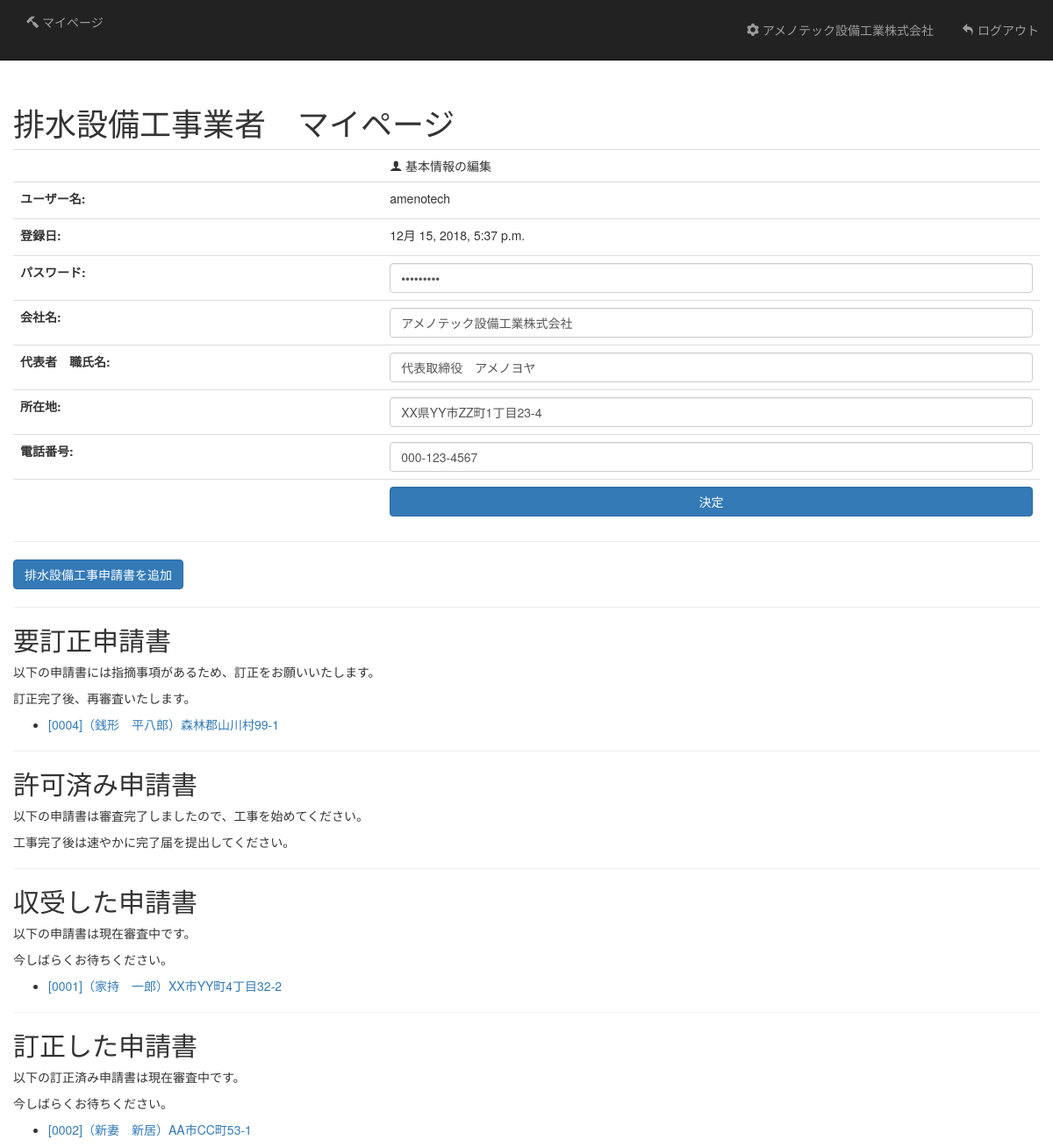
The page /mypage/ (signed in) on the database its author committed.
### pyapp/models.py (models this page shows, shortened)
class ConstractorInfo(models.Model):
    username = models.CharField('ユーザー名', max_length=32)
    password = models.CharField('パスワード', max_length=32)
    registered = models.DateTimeField('登録日', default=datetime.datetime.now)
    constractor = models.CharField('会社名', max_length=256)
    representative = models.CharField('代表者　職氏名', max_length=256)
    address = models.CharField('所在地', max_length=512)
    tel = models.CharField('電話番号', max_length=16)

class RequestInfo(models.Model):
    username = models.CharField('ユーザー名', max_length=32) # 施工業者の識別ユーザー名
    registered = models.DateTimeField('提出日', auto_now_add=True)
    client = models.CharField('申請人', max_length=256)
    address = models.CharField('申請人 住所', max_length=512)
    tel = models.CharField('申請人 電話番号', max_length=16)
    constract = models.CharField('工事種別', max_length=1, choices=(('0', '新設'), ('1', '改造'), ('2', '増設')))
    place = models.CharField('施工場所', max_length=512)
    start = models.DateField('工事開始日')
    end = models.DateField('工事完了日')
    condition = models.IntegerField('状態（0:申請中、1:要訂正、2:訂正済、3:許可済、4:完了済）', default=0)
    findings = models.TextField('指摘事項', blank=True)

### pyapp/views.py (the view)
    def wrapper(request, *args):
        username = request.session.get('username')
        if username is None: # ユーザー名がセッションに保存されていなければloginページにリダイレクト
            return redirect('pyapp:login')
        try:
            obj = ConstractorInfo.objects.get(username=username)
            return func(request, obj, *args)
        except ConstractorInfo.DoesNotExist: # 有効なユーザー名でなければloginページにリダイレクト
            return redirect('pyapp:login')

### pyapp/forms.py
class ConstractorForm(forms.ModelForm):
    class Meta:
        model = ConstractorInfo
        fields = (
            'password', 'constractor', 'representative', 'address', 'tel'
        )
        widgets = {
            'password': forms.TextInput(attrs={'type': 'password'}),
        }
    def __init__(self, *args, **kwargs):
        super().__init__(*args, **kwargs)
        for field in self.fields.values():
            field.widget.attrs['class'] = 'form-control'
            field.widget.attrs['placeholder'] = field.label

### pyapp/views.py (called while the page is built)
def is_login(func):
    def wrapper(request, *args):
        username = request.session.get('username')
        if username is None: # ユーザー名がセッションに保存されていなければloginページにリダイレクト
            return redirect('pyapp:login')
        try:
            obj = ConstractorInfo.objects.get(username=username)
            return func(request, obj, *args)
        except ConstractorInfo.DoesNotExist: # 有効なユーザー名でなければloginページにリダイレクト
            return redirect('pyapp:login')
    return wrapper

### pyapp/templates/mypage.html (shortened to what this page needs)
<!doctype html>
{% load staticfiles %}
<html lang="ja">
    <head>
        <link rel="stylesheet" href="{% static 'css/bootstrap.min.css' %}">
        <link rel="stylesheet" href="{% static 'css/iconmoon.css' %}">
    </head>
    <body>
        <nav class="navbar navbar-fixed-top navbar-inverse" role="navigation">
            <div class="container-fluid">
                <div class="navbar-header">
                    <p class="navbar-text"><i class="iconmoon-hammer"></i> マイページ</p>
                </div>
                <div class="collapse navbar-collapse">
                    <ul class="nav navbar-nav navbar-right">
                        <li><a class="btn navbar-btn" href="/mypage/"><i class="iconmoon-cog"></i> {{ constractor.constractor }}</a></li>
                        <li><a class="btn navbar-btn" href="/logout/"><i class="iconmoon-undo2"></i> ログアウト</a></li>
                    </ul>
                </div>
            </div>
        </nav>
        <div class="container" style="padding:100px 0 0 0">
            <h1>排水設備工事業者　マイページ</h1>
            <table class="table">
                <form action="{% url 'pyapp:mypage' %}" method="post">
                    <tr><td></td><td><i class="iconmoon-user"></i> 基本情報の編集</td></tr>
                    <tr><th><label>ユーザー名:</label></th><td>{{ constractor.username }}</td></tr>
                    <tr><th><label>登録日:</label></th><td>{{ constractor.registered }}</td></tr>
                    {{ form.as_table }}
                    <tr><td></td><td><input class="btn btn-primary form-control" type="submit" value="決定"></td></tr>
                </form>
            </table>
            <hr />
            <a href="/request/" class="btn btn-primary">排水設備工事申請書を追加</a>
            <hr />
            <h2>要訂正申請書</h2>
            <p>以下の申請書には指摘事項があるため、訂正をお願いいたします。</p>
            <p>訂正完了後、再審査いたします。</p>
            <ul>
                {% for req in problem_requests %}
                <li><a href="/request/?id={{ req.id }}">[{{ req.id|stringformat:'04d' }}]（{{ req.client }}）{{ req.place }}</a></li>
                {% endfor %}
            </ul>
            <hr />
            <h2>許可済み申請書</h2>
            <p>以下の申請書は審査完了しましたので、工事を始めてください。</p>
            <p>工事完了後は速やかに完了届を提出してください。</p>
            <hr />
            <h2>収受した申請書</h2>
            <p>以下の申請書は現在審査中です。</p>
            <p>今しばらくお待ちください。</p>
            <ul>
                {% for req in recieved_requests %}
                <li><a href="/preview/?id={{ req.id }}">[{{ req.id|stringformat:'04d' }}]（{{ req.client }}）{{ req.place }}</a></li>
                {% endfor %}
            </ul>
            <hr />
            <h2>訂正した申請書</h2>
            <p>以下の訂正済み申請書は現在審査中です。</p>
            <p>今しばらくお待ちください。</p>
            <ul>
                {% for req in exam_requests %}
                <li><a href="/preview/?id={{ req.id }}">[{{ req.id|stringformat:'04d' }}]（{{ req.client }}）{{ req.place }}</a></li>
                {% endfor %}
            </ul>
        </div>
    </body>
</html>

### rows shown on the page
ConstractorInfo: constractor "アメノテック設備工業株式会社", username "amenotech", registered "12月 15, 2018, 5:37 p.m.", representative "代表取締役 アメノヨヤ", address "XX県YY市ZZ町1丁目23-4", tel "000-123-4567"
RequestInfo: id "0004", client "銭形 平八郎", place "森林郡山川村99-1"
RequestInfo: id "0001", client "家持 一郎", place "XX市YY町4丁目32-2"
RequestInfo: id "0002", client "新妻 新居", place "AA市CC町53-1"
